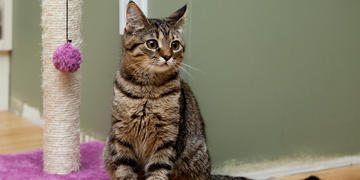
#> input picture TransformacionImagenesVideo/bgr_imagen.jpg, 360 x 180 px
$ python BGR_a_RGB.py
#> lines starting #> are read from the running program, lines starting #| are printed output that depends on the picture
import cv2
import numpy as np

# Leo la imagen
bgr = cv2.imread("bgr_imagen.jpg")
#> bgr is the input picture: shape (180, 360, 3); mean B, G, R 107.1, 125.2, 133.2

# Separo la imagen en 3 canales de colores en forma de listas

canal1 = bgr[:,:,0]
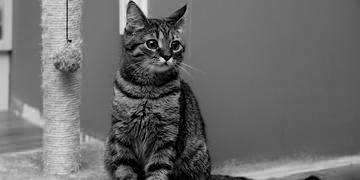
#> canal1: shape (180, 360); min 0, max 251, mean 107.1
canal2 = bgr[:,:,1]
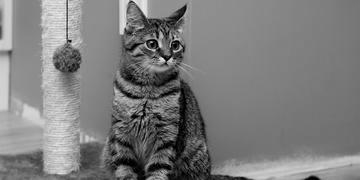
#> canal2: shape (180, 360); min 0, max 251, mean 125.2
canal3 = bgr[:,:,2]
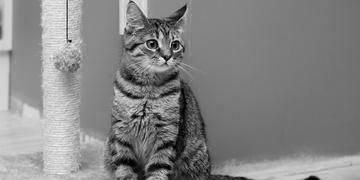
#> canal3: shape (180, 360); min 0, max 254, mean 133.2

# Las muestro separadas por canales
cv2.imshow('BGR', np.hstack([canal1,canal2,canal3]))
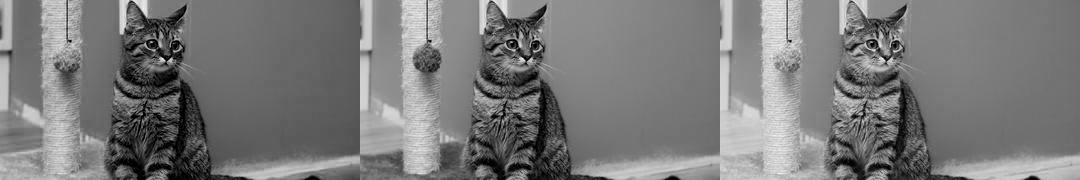
#> window 'BGR': shape (180, 1080); min 0, max 254, mean 121.9

# Convierto de BGR a RGB
rgb = cv2.cvtColor(bgr, cv2.COLOR_BGR2RGB)

canal1 = rgb[:,:,0]
canal2 = rgb[:,:,1]
canal3 = rgb[:,:,2]

# Las muestro separadas por canales
cv2.imshow('RGB', np.hstack([canal1,canal2,canal3]))
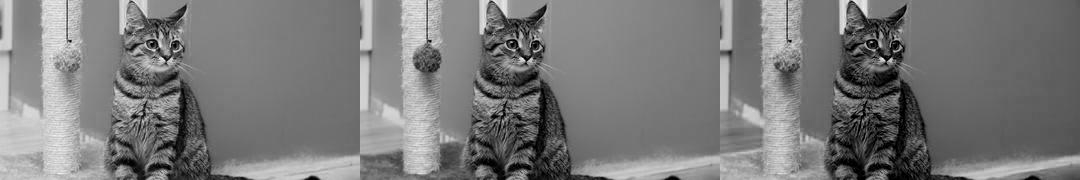
#> window 'RGB': shape (180, 1080); min 0, max 254, mean 121.9

cv2.waitKey(0)
cv2.destroyAllWindows()
